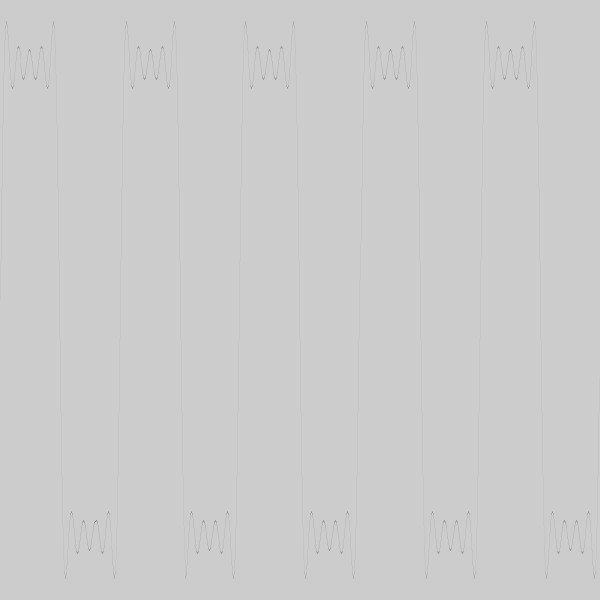
Frame 1 (no input)
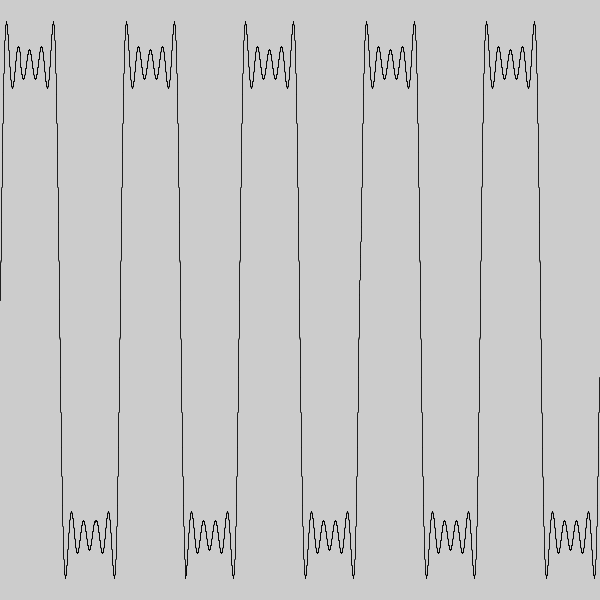
Frame 60 (the mouse pressed at the canvas centre just before this capture)
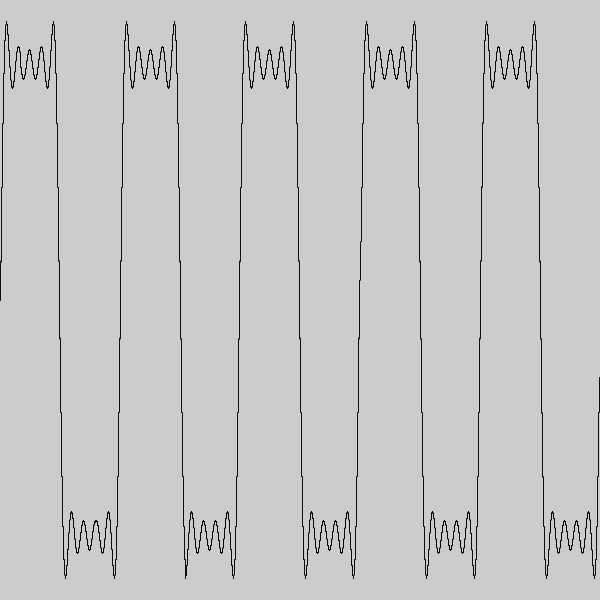
Frame 120 (the mouse held since frame 60 and released just before this capture)

The Processing sketch that drew these frames (run headless with seeded random() and noise(); from frame 60 on, the mouse is pressed at the canvas centre):

// Processing sketch: sinx_wenhao_liao
// ── sinx_wenhao_liao.pde
/*
 *@author: wenhao liao @CWID:10406242
*/

void setup() {
  size(600,600);
} //<>//


void draw() {
  translate(0, height/2);
  //scale(50, -50);
  scale(width/(10*PI), -height/2);
  strokeWeight(0);
  float dx = 10*PI/width;
  float x0 = 0, y0 = sin(x0) +(sin(3*x0))/3 + (sin(5*x0))/5 +(sin(7*x0))/7 +(sin(9*x0))/9;
  for (float x = 0; x < 10*PI; x += dx) {
    float y = sin(x) +(sin(3*x))/3 + (sin(5*x))/5 +(sin(7*x))/7 +(sin(9*x))/9;
    line(x0,y0,x,y);
    x0 = x;
    y0 = y;
  }
  
}
